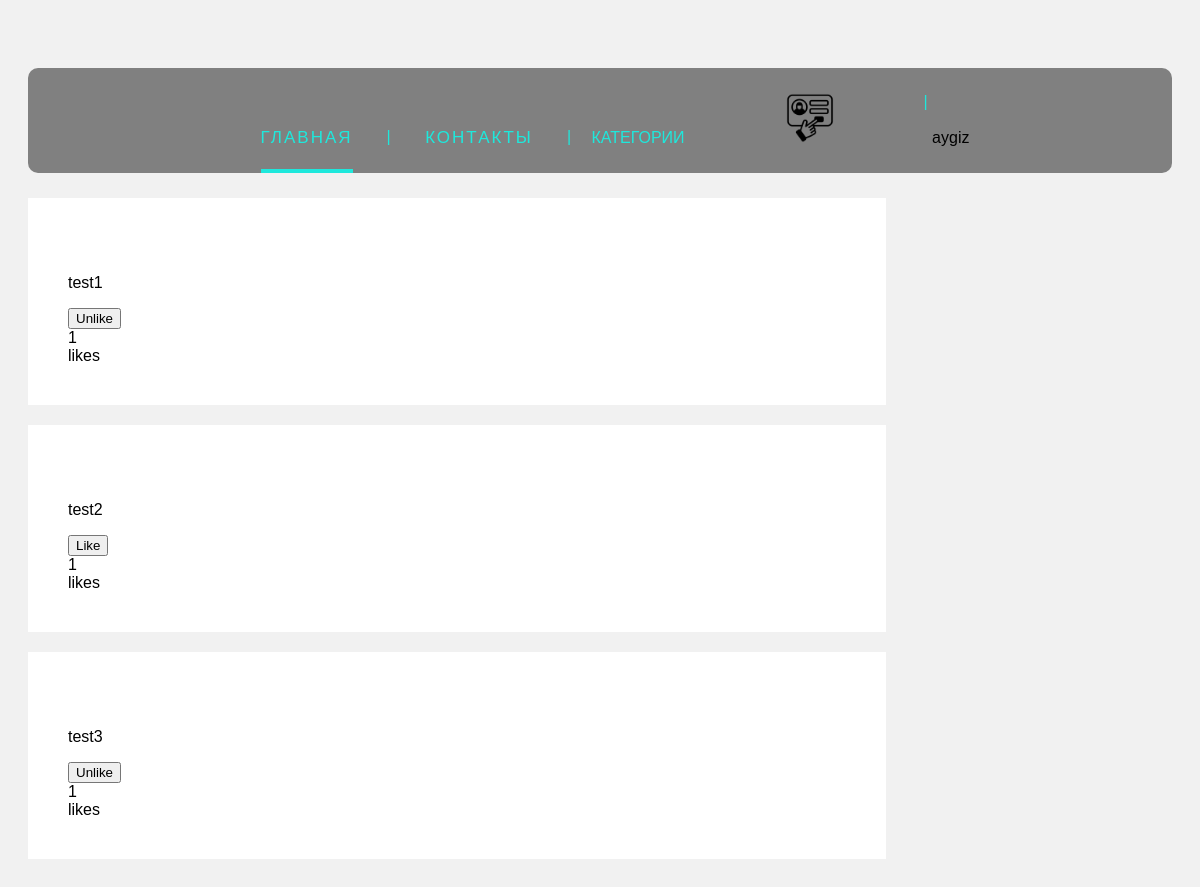
Page /family/ (signed in) on the earlier database version.
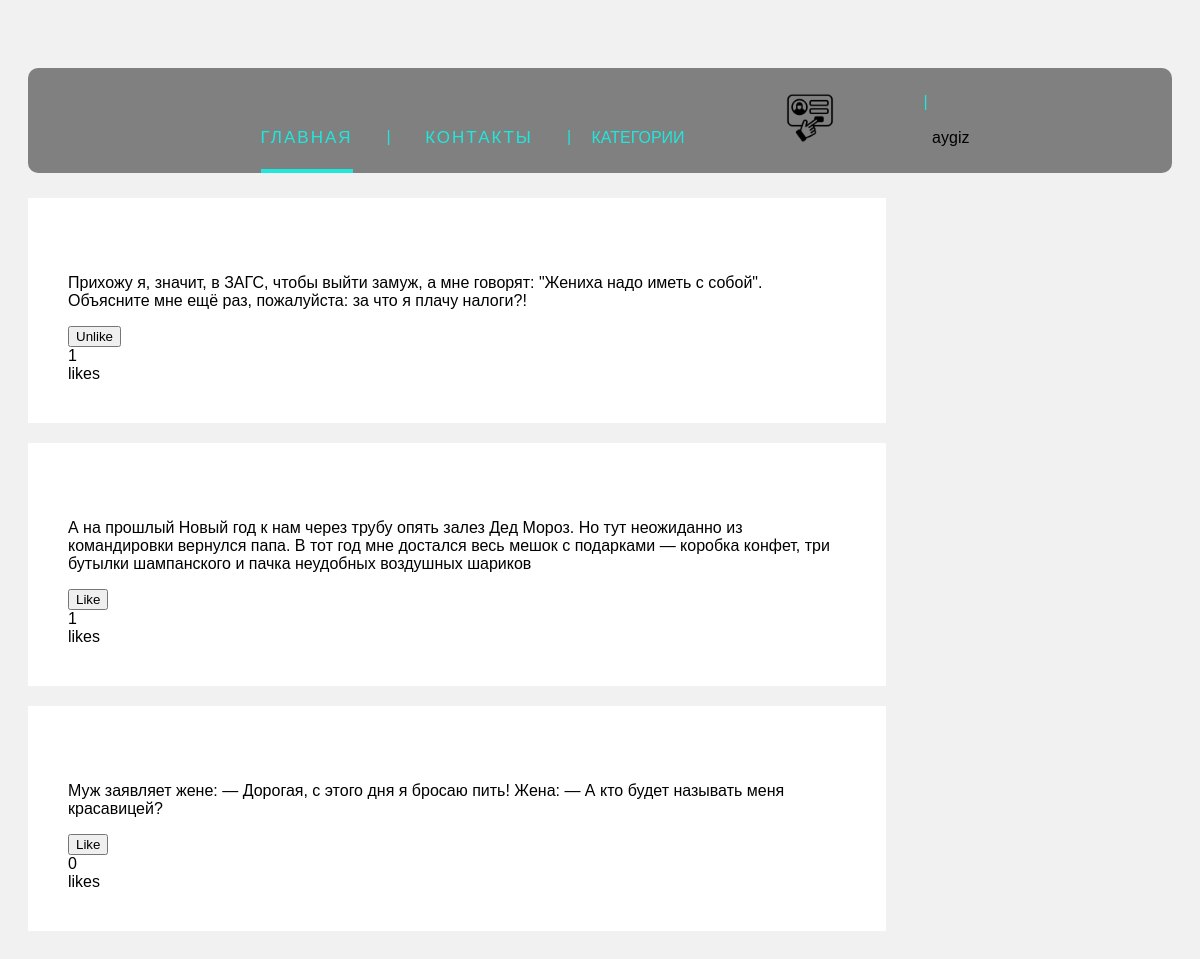
Same page on the later database version.
### main/models.py (models this page shows)
class Anecdot(models.Model):
    text = models.TextField()
    liked = models.ManyToManyField(User, blank=True, related_name='likes')
    category = models.CharField(max_length=10, choices=AnecCategory, default='Other')
    def num_likes(self):
        return self.liked.all().count()

### main/views.py (the view, shortened to what this page needs)
# urls.py: path('family/', views.family, name='family'),
def family(request):
    qs = Anecdot.objects.all()
    p_form = AnecdotModelForm()
    post_added = False
    profile = request.user
    context = {
        'qs': qs,
        'profile': profile,
        'p_form': p_form,
        'post_added': post_added,
    }
    return render(request, 'main/family.html', context)

### main/templates/main/family.html (shortened to what this page needs)
{%extends 'main/mainlayot.html' %}
{% load static %}
{% block content %}
<link rel="stylesheet" href="{% static 'main/css/family.css'%}">
<div class="row">
    <div class="leftcolumn">
        {% for obj in qs %}
        <div class="ui fluid card">
            <div class="card">
                <p> {{ obj.text }} </p>
                <div class="right floated">
                    <form action="{% url 'like-post-view' %}" method="GET" class='like-form' id='{{obj.id}}'>
                        <button class="ui button like-btn{{obj.id}}">
                            {% if profile not in obj.liked.all %}
                            Like
                            {% else %}
                            Unlike
                            {% endif %}
                        </button>
                        <div class="ui grid">
                            <div class="column">
                                <div class="like-count{{obj.id}}"> {{obj.num_likes}}</div>
                            </div>
                            <div class="column">
                                likes
                            </div>
                        </div>
                    </form>
                </div>
            </div>
        </div>
        {% endfor %}
    </div>
</div>
{%endblock%}

Differences in the rows shown:
changed Anecdot id 1: text "test1" → "Прихожу я, значит, в ЗАГС, чтобы выйти замуж, а мне говорят: \"Жениха надо иметь с собой\". Объясните мне ещё раз, пожалуйста: за что я плачу налоги?!"
changed Anecdot: text "test2" → "А на прошлый Новый год к нам через трубу опять залез Дед Мороз. Но тут неожиданно из командировки вернулся папа. В тот год мне достался весь мешок с подарками — коробка конфет, три бутылки шампанского и пачка неудобных воздушных шариков"
changed Anecdot: text "test3" → "Муж заявляет жене: — Дорогая, с этого дня я бросаю пить! Жена: — А кто будет называть меня красавицей?"; num_likes "1" → "0"; text "Unlike" → "Like"
